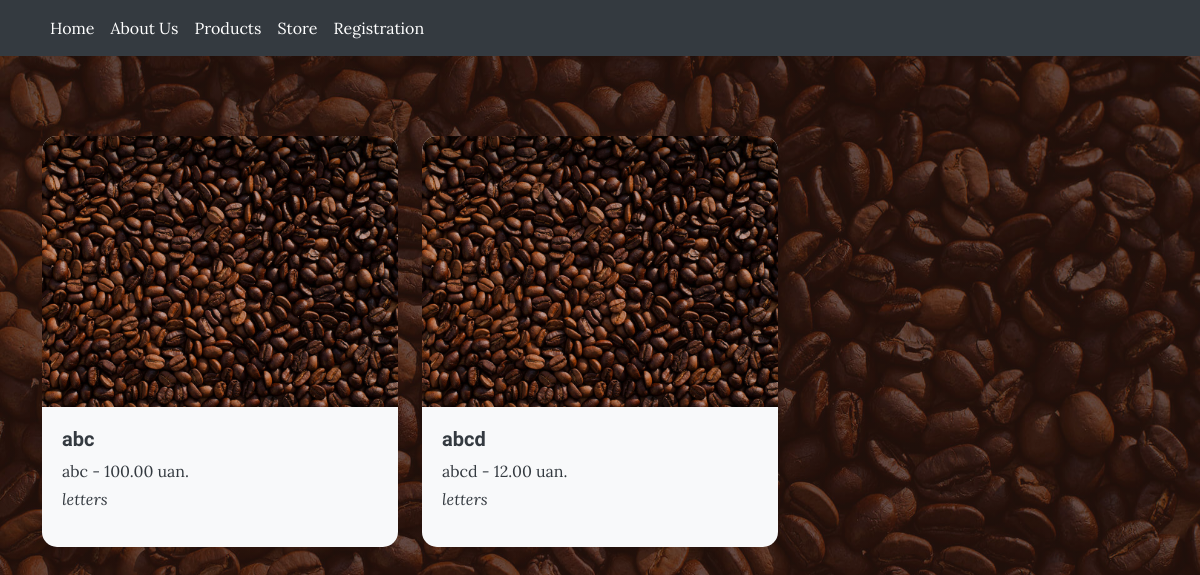
The app's page /menu/ with its own data.
### site_cafe/models.py (models this page shows, shortened)
class Category(models.Model):
    name = models.CharField(max_length=40, unique=True)
    position = models.SmallIntegerField(unique=True)
    slug = models.SlugField(max_length=40, unique=True, db_index=True)
    is_visible = models.BooleanField(default=True)
    class Settings_Category:
        order = ('position', )

class Dish(models.Model):
    name = models.CharField(max_length=50, unique=True)
    slug = models.SlugField(max_length=50, unique=True, db_index=True, verbose_name='url')
    position = models.PositiveSmallIntegerField()
    ingredients = models.CharField(max_length=250)
    price = models.DecimalField(max_digits=6, decimal_places=2)
    category = models.ForeignKey(Category, on_delete=models.PROTECT, related_name='dishes')
    is_visible = models.BooleanField(default=True)

### site_cafe/views.py (the view)
# urls.py: path('menu/', views.menu, name='menu'),
def menu(request):
    categories = Category.objects.filter(is_visible=True).order_by('position')
    dishes = Dish.objects.filter(is_visible=True).order_by('position')
    return render(request, 'menu.html', {'categories': categories, 'dishes': dishes})

### templates/menu.html (shortened to what this page needs)
{% load static %}
<!DOCTYPE html>
<html data-bs-theme="light" lang="en">
<head>
    <link rel="stylesheet" href="{% static 'assets/bootstrap/css/bootstrap.min.css' %}">
</head>
<body>
    <nav class="navbar navbar-expand-lg navbar-dark">
        <div class="container">
            <div class="collapse navbar-collapse" id="navbarResponsive">
                <ul class="navbar-nav ml-auto">
                    <li class="nav-item active">
                        <a class="nav-link" href="{% url 'main_page' %}">Home</a>
                    </li>
                    <li class="nav-item">
                        <a class="nav-link" href="{% url 'about' %}">About Us</a>
                    </li>
                    <li class="nav-item">
                        <a class="nav-link" href="{% url 'products' %}">Products</a>
                    </li>
                    <li class="nav-item">
                        <a class="nav-link" href="{% url 'store' %}">Store</a>
                    </li>
                    <li class="nav-item">
                        <a class="nav-link" href="{% url 'registration' %}">Registration</a>
                    </li>
                </ul>
            </div>
        </div>
    </nav>
    <section class="page-section bg-transparent">
        <div class="container">
            <div class="row">
                {% for category in categories %}
                    <div class="col-md-4 mb-4">
                        <div class="card">
                            <img src="{% static 'assets/img/bg.jpg' %}" class="card-img-top" alt="{{ category.name }}">
                            <div class="card-body">
                                <h5 class="category-name">{{ category.name }}</h5>
                                <ul class="menu-list">
                                    {% for dish in category.dishes.all %}
                                        <li class="menu-item">{{ dish.name }} - {{ dish.price }} uan.</li>
                                        <li class="menu-ingredient"><em>{{ dish.ingredients }}</em></li>
                                    {% endfor %}
                                </ul>
                            </div>
                        </div>
                    </div>
                {% endfor %}
            </div>
        </div>
    </section>
</body>
</html>

### records on screen
Category: name "abc"
Dish: name "abc", price "100.00", ingredients "letters"
Category: name "abcd"
Dish: name "abcd", price "12.00", ingredients "letters"
